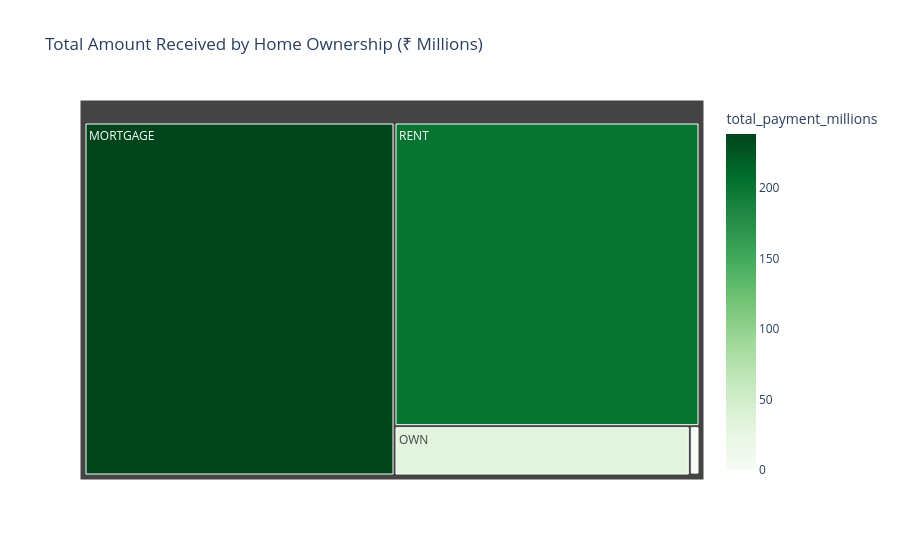

Source (notebook cell):
### Markdown cell above
### Home Ownership By Total Amount Received

### Code cell
home_received = df.groupby('home_ownership')['total_payment'].sum().reset_index()
home_received['total_payment_millions'] = home_received['total_payment'] / 1_000_000

fig = px.treemap(
    home_received,
    path=['home_ownership'],
    values='total_payment_millions',
    color='total_payment_millions',
    color_continuous_scale='Greens',
    title='Total Amount Received by Home Ownership (₹ Millions)'
)

fig.show()

### Figure 1 — Plotly figure (JSON) as saved in the notebook; plotly's stock layout.template omitted (floating-point values rounded to 4 significant figures)
{"data": [{"branchvalues": "total", "customdata": [[238.5], [0.01905], [1.025], [31.73], [201.8]], "domain": {"x": [0, 1], "y": [0, 1]}, "hovertemplate": "labels=%{label}<br>total_payment_millions_sum=%{value}<br>parent=%{parent}<br>id=%{id}<br>total_payment_millions=%{color}<extra></extra>", "ids": ["MORTGAGE", "NONE", "OTHER", "OWN", "RENT"], "labels": ["MORTGAGE", "NONE", "OTHER", "OWN", "RENT"], "marker": {"coloraxis": "coloraxis", "colors": [238.5, 0.01905, 1.025, 31.73, 201.8]}, "name": "", "parents": ["", "", "", "", ""], "type": "treemap", "values": [238.5, 0.01905, 1.025, 31.73, 201.8]}], "layout": {"coloraxis": {"colorbar": {"title": {"text": "total_payment_millions"}}, "colorscale": [[0, "rgb(247,252,245)"], [0.125, "rgb(229,245,224)"], [0.25, "rgb(199,233,192)"], [0.375, "rgb(161,217,155)"], [0.5, "rgb(116,196,118)"], [0.625, "rgb(65,171,93)"], [0.75, "rgb(35,139,69)"], [0.875, "rgb(0,109,44)"], [1, "rgb(0,68,27)"]]}, "legend": {"tracegroupgap": 0}, "title": {"text": "Total Amount Received by Home Ownership (₹ Millions)"}}}
